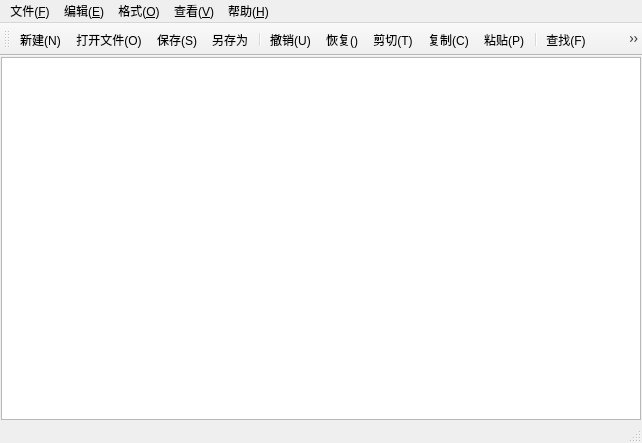
<?xml version="1.0" encoding="UTF-8"?>
<ui version="4.0">
 <class>MainWindow</class>
 <widget class="QMainWindow" name="MainWindow">
  <property name="geometry">
   <rect>
    <x>0</x>
    <y>0</y>
    <width>642</width>
    <height>443</height>
   </rect>
  </property>
  <property name="windowTitle">
   <string>MainWindow</string>
  </property>
  <widget class="QWidget" name="centralwidget">
   <layout class="QVBoxLayout" name="verticalLayout">
    <property name="spacing">
     <number>0</number>
    </property>
    <property name="leftMargin">
     <number>1</number>
    </property>
    <property name="topMargin">
     <number>1</number>
    </property>
    <property name="rightMargin">
     <number>1</number>
    </property>
    <property name="bottomMargin">
     <number>1</number>
    </property>
    <item>
     <widget class="CodeEditor" name="textEdit"/>
    </item>
   </layout>
  </widget>
  <widget class="QMenuBar" name="menubar">
   <property name="geometry">
    <rect>
     <x>0</x>
     <y>0</y>
     <width>642</width>
     <height>25</height>
    </rect>
   </property>
   <widget class="QMenu" name="menu">
    <property name="title">
     <string>文件(&amp;F)</string>
    </property>
    <addaction name="actionNew"/>
    <addaction name="actionOpen"/>
    <addaction name="actionSave"/>
    <addaction name="actionSaveAs"/>
    <addaction name="actionExit"/>
   </widget>
   <widget class="QMenu" name="menu_E">
    <property name="title">
     <string>编辑(&amp;E)</string>
    </property>
    <addaction name="actionUndo"/>
    <addaction name="actionRedo"/>
    <addaction name="actionCut"/>
    <addaction name="actionCopy"/>
    <addaction name="actionPaste"/>
    <addaction name="separator"/>
    <addaction name="actionFind"/>
    <addaction name="actionReplace"/>
    <addaction name="separator"/>
    <addaction name="actionSelectAll"/>
   </widget>
   <widget class="QMenu" name="menu_O">
    <property name="title">
     <string>格式(&amp;O)</string>
    </property>
    <addaction name="actionFont"/>
    <addaction name="actionFontcolor"/>
    <addaction name="separator"/>
    <addaction name="actionShowLineNumber"/>
    <addaction name="actionLineWrap"/>
    <addaction name="separator"/>
    <addaction name="actionFontbackgroundcolor"/>
    <addaction name="actionEditbackgroundcolor"/>
   </widget>
   <widget class="QMenu" name="menu_V">
    <property name="title">
     <string>查看(&amp;V)</string>
    </property>
    <addaction name="actionToolBar"/>
    <addaction name="actionStatusBar"/>
   </widget>
   <widget class="QMenu" name="menu_H">
    <property name="title">
     <string>帮助(&amp;H)</string>
    </property>
    <addaction name="actionAbout"/>
   </widget>
   <addaction name="menu"/>
   <addaction name="menu_E"/>
   <addaction name="menu_O"/>
   <addaction name="menu_V"/>
   <addaction name="menu_H"/>
  </widget>
  <widget class="QStatusBar" name="statusbar"/>
  <widget class="QToolBar" name="toolBar">
   <property name="windowTitle">
    <string>toolBar</string>
   </property>
   <attribute name="toolBarArea">
    <enum>TopToolBarArea</enum>
   </attribute>
   <attribute name="toolBarBreak">
    <bool>false</bool>
   </attribute>
   <addaction name="actionNew"/>
   <addaction name="actionOpen"/>
   <addaction name="actionSave"/>
   <addaction name="actionSaveAs"/>
   <addaction name="separator"/>
   <addaction name="actionUndo"/>
   <addaction name="actionRedo"/>
   <addaction name="actionCut"/>
   <addaction name="actionCopy"/>
   <addaction name="actionPaste"/>
   <addaction name="separator"/>
   <addaction name="actionFind"/>
   <addaction name="actionReplace"/>
   <addaction name="actionFont"/>
   <addaction name="actionShowLineNumber"/>
   <addaction name="actionLineWrap"/>
   <addaction name="separator"/>
   <addaction name="actionToolBar"/>
   <addaction name="actionStatusBar"/>
   <addaction name="separator"/>
  </widget>
  <action name="actionNew">
   <property name="icon">
    <iconset resource="icon.qrc">
     <normaloff>:/img/new.svg</normaloff>:/img/new.svg</iconset>
   </property>
   <property name="text">
    <string>新建(&amp;N)</string>
   </property>
   <property name="toolTip">
    <string>新建</string>
   </property>
   <property name="shortcut">
    <string>Ctrl+N</string>
   </property>
   <property name="menuRole">
    <enum>QAction::MenuRole::NoRole</enum>
   </property>
  </action>
  <action name="actionOpen">
   <property name="icon">
    <iconset resource="icon.qrc">
     <normaloff>:/img/open.svg</normaloff>:/img/open.svg</iconset>
   </property>
   <property name="text">
    <string>打开文件(&amp;O)</string>
   </property>
   <property name="toolTip">
    <string>打开文件</string>
   </property>
   <property name="shortcut">
    <string>Ctrl+O</string>
   </property>
   <property name="menuRole">
    <enum>QAction::MenuRole::NoRole</enum>
   </property>
  </action>
  <action name="actionSave">
   <property name="icon">
    <iconset resource="icon.qrc">
     <normaloff>:/img/save.svg</normaloff>:/img/save.svg</iconset>
   </property>
   <property name="text">
    <string>保存(&amp;S)</string>
   </property>
   <property name="toolTip">
    <string>保存</string>
   </property>
   <property name="shortcut">
    <string>Ctrl+N</string>
   </property>
   <property name="menuRole">
    <enum>QAction::MenuRole::NoRole</enum>
   </property>
  </action>
  <action name="actionSaveAs">
   <property name="icon">
    <iconset resource="icon.qrc">
     <normaloff>:/img/save-as.svg</normaloff>:/img/save-as.svg</iconset>
   </property>
   <property name="text">
    <string>另存为</string>
   </property>
   <property name="toolTip">
    <string>另存为</string>
   </property>
   <property name="menuRole">
    <enum>QAction::MenuRole::NoRole</enum>
   </property>
  </action>
  <action name="actionUndo">
   <property name="icon">
    <iconset resource="icon.qrc">
     <normaloff>:/img/ctrlz.svg</normaloff>:/img/ctrlz.svg</iconset>
   </property>
   <property name="text">
    <string>撤销(&amp;U)</string>
   </property>
   <property name="toolTip">
    <string>撤销</string>
   </property>
   <property name="shortcut">
    <string>Ctrl+Z</string>
   </property>
   <property name="menuRole">
    <enum>QAction::MenuRole::NoRole</enum>
   </property>
  </action>
  <action name="actionRedo">
   <property name="icon">
    <iconset resource="icon.qrc">
     <normaloff>:/img/redo_L.svg</normaloff>:/img/redo_L.svg</iconset>
   </property>
   <property name="text">
    <string>恢复(&amp;)</string>
   </property>
   <property name="toolTip">
    <string>恢复</string>
   </property>
   <property name="shortcut">
    <string>Ctrl+Shift+Z</string>
   </property>
   <property name="menuRole">
    <enum>QAction::MenuRole::NoRole</enum>
   </property>
  </action>
  <action name="actionCopy">
   <property name="icon">
    <iconset resource="icon.qrc">
     <normaloff>:/img/copy.svg</normaloff>:/img/copy.svg</iconset>
   </property>
   <property name="text">
    <string>复制(&amp;C)</string>
   </property>
   <property name="toolTip">
    <string>复制</string>
   </property>
   <property name="shortcut">
    <string>Ctrl+C</string>
   </property>
   <property name="menuRole">
    <enum>QAction::MenuRole::NoRole</enum>
   </property>
  </action>
  <action name="actionCut">
   <property name="icon">
    <iconset resource="icon.qrc">
     <normaloff>:/img/cut.svg</normaloff>:/img/cut.svg</iconset>
   </property>
   <property name="text">
    <string>剪切(&amp;T)</string>
   </property>
   <property name="toolTip">
    <string>剪切</string>
   </property>
   <property name="shortcut">
    <string>Ctrl+X</string>
   </property>
   <property name="menuRole">
    <enum>QAction::MenuRole::NoRole</enum>
   </property>
  </action>
  <action name="actionPaste">
   <property name="icon">
    <iconset resource="icon.qrc">
     <normaloff>:/img/paste.svg</normaloff>:/img/paste.svg</iconset>
   </property>
   <property name="text">
    <string>粘贴(&amp;P)</string>
   </property>
   <property name="toolTip">
    <string>粘贴</string>
   </property>
   <property name="shortcut">
    <string>Ctrl+V</string>
   </property>
   <property name="menuRole">
    <enum>QAction::MenuRole::NoRole</enum>
   </property>
  </action>
  <action name="actionFind">
   <property name="icon">
    <iconset resource="icon.qrc">
     <normaloff>:/img/find.svg</normaloff>:/img/find.svg</iconset>
   </property>
   <property name="text">
    <string>查找(&amp;F)</string>
   </property>
   <property name="shortcut">
    <string>Ctrl+F</string>
   </property>
   <property name="menuRole">
    <enum>QAction::MenuRole::NoRole</enum>
   </property>
  </action>
  <action name="actionReplace">
   <property name="icon">
    <iconset resource="icon.qrc">
     <normaloff>:/img/replace.svg</normaloff>:/img/replace.svg</iconset>
   </property>
   <property name="text">
    <string>替换(&amp;R)</string>
   </property>
   <property name="toolTip">
    <string>替换</string>
   </property>
   <property name="shortcut">
    <string>Ctrl+H</string>
   </property>
   <property name="menuRole">
    <enum>QAction::MenuRole::NoRole</enum>
   </property>
  </action>
  <action name="actionFont">
   <property name="icon">
    <iconset resource="icon.qrc">
     <normaloff>:/img/font.svg</normaloff>:/img/font.svg</iconset>
   </property>
   <property name="text">
    <string>字体(&amp;F)</string>
   </property>
   <property name="toolTip">
    <string>字体</string>
   </property>
   <property name="menuRole">
    <enum>QAction::MenuRole::NoRole</enum>
   </property>
  </action>
  <action name="actionShowLineNumber">
   <property name="checkable">
    <bool>true</bool>
   </property>
   <property name="icon">
    <iconset resource="icon.qrc">
     <normaloff>:/img/line-numbers.svg</normaloff>:/img/line-numbers.svg</iconset>
   </property>
   <property name="text">
    <string>显示行号(&amp;L)</string>
   </property>
   <property name="toolTip">
    <string>分行</string>
   </property>
   <property name="shortcut">
    <string>Ctrl+L</string>
   </property>
   <property name="menuRole">
    <enum>QAction::MenuRole::NoRole</enum>
   </property>
  </action>
  <action name="actionLineWrap">
   <property name="checkable">
    <bool>true</bool>
   </property>
   <property name="icon">
    <iconset resource="icon.qrc">
     <normaloff>:/img/autowrap.svg</normaloff>:/img/autowrap.svg</iconset>
   </property>
   <property name="text">
    <string>自动换行(&amp;W)</string>
   </property>
   <property name="toolTip">
    <string>换行</string>
   </property>
   <property name="menuRole">
    <enum>QAction::MenuRole::NoRole</enum>
   </property>
  </action>
  <action name="actionToolBar">
   <property name="checkable">
    <bool>true</bool>
   </property>
   <property name="icon">
    <iconset resource="icon.qrc">
     <normaloff>:/img/toolbar_toolbar_tool.svg</normaloff>:/img/toolbar_toolbar_tool.svg</iconset>
   </property>
   <property name="text">
    <string>工具栏(&amp;T)</string>
   </property>
   <property name="toolTip">
    <string>工具栏</string>
   </property>
   <property name="menuRole">
    <enum>QAction::MenuRole::NoRole</enum>
   </property>
  </action>
  <action name="actionStatusBar">
   <property name="checkable">
    <bool>true</bool>
   </property>
   <property name="icon">
    <iconset resource="icon.qrc">
     <normaloff>:/img/icon_status.svg</normaloff>:/img/icon_status.svg</iconset>
   </property>
   <property name="text">
    <string>状态栏(&amp;S)</string>
   </property>
   <property name="toolTip">
    <string>状态栏</string>
   </property>
   <property name="menuRole">
    <enum>QAction::MenuRole::NoRole</enum>
   </property>
  </action>
  <action name="actionSelectAll">
   <property name="icon">
    <iconset resource="icon.qrc">
     <normaloff>:/img/select-all.svg</normaloff>:/img/select-all.svg</iconset>
   </property>
   <property name="text">
    <string>全选(&amp;A)</string>
   </property>
   <property name="toolTip">
    <string>全选</string>
   </property>
   <property name="shortcut">
    <string>Ctrl+A</string>
   </property>
   <property name="menuRole">
    <enum>QAction::MenuRole::NoRole</enum>
   </property>
  </action>
  <action name="actionAbout">
   <property name="icon">
    <iconset resource="icon.qrc">
     <normaloff>:/img/about.svg</normaloff>:/img/about.svg</iconset>
   </property>
   <property name="text">
    <string>关于(&amp;A)</string>
   </property>
   <property name="toolTip">
    <string>关于</string>
   </property>
   <property name="menuRole">
    <enum>QAction::MenuRole::NoRole</enum>
   </property>
  </action>
  <action name="actionFontcolor">
   <property name="icon">
    <iconset resource="icon.qrc">
     <normaloff>:/img/fontcolor.svg</normaloff>:/img/fontcolor.svg</iconset>
   </property>
   <property name="text">
    <string>字体颜色</string>
   </property>
   <property name="toolTip">
    <string>字体颜色</string>
   </property>
   <property name="menuRole">
    <enum>QAction::MenuRole::NoRole</enum>
   </property>
  </action>
  <action name="actionFontbackgroundcolor">
   <property name="icon">
    <iconset resource="icon.qrc">
     <normaloff>:/img/background-color.svg</normaloff>:/img/background-color.svg</iconset>
   </property>
   <property name="text">
    <string>字体背景色</string>
   </property>
   <property name="toolTip">
    <string>字体背景色</string>
   </property>
   <property name="menuRole">
    <enum>QAction::MenuRole::NoRole</enum>
   </property>
  </action>
  <action name="actionEditbackgroundcolor">
   <property name="icon">
    <iconset resource="icon.qrc">
     <normaloff>:/img/edit-color.svg</normaloff>:/img/edit-color.svg</iconset>
   </property>
   <property name="text">
    <string>编辑器背景色</string>
   </property>
   <property name="toolTip">
    <string>编辑器背景色</string>
   </property>
   <property name="menuRole">
    <enum>QAction::MenuRole::NoRole</enum>
   </property>
  </action>
  <action name="actionExit">
   <property name="icon">
    <iconset resource="icon.qrc">
     <normaloff>:/img/exit.svg</normaloff>:/img/exit.svg</iconset>
   </property>
   <property name="text">
    <string>退出(&amp;X)</string>
   </property>
   <property name="toolTip">
    <string>退出</string>
   </property>
   <property name="menuRole">
    <enum>QAction::MenuRole::NoRole</enum>
   </property>
  </action>
 </widget>
 <customwidgets>
  <customwidget>
   <class>CodeEditor</class>
   <extends>QPlainTextEdit</extends>
   <header location="global">codeeditor.h</header>
  </customwidget>
 </customwidgets>
 <resources>
  <include location="icon.qrc"/>
 </resources>
 <connections/>
</ui>
